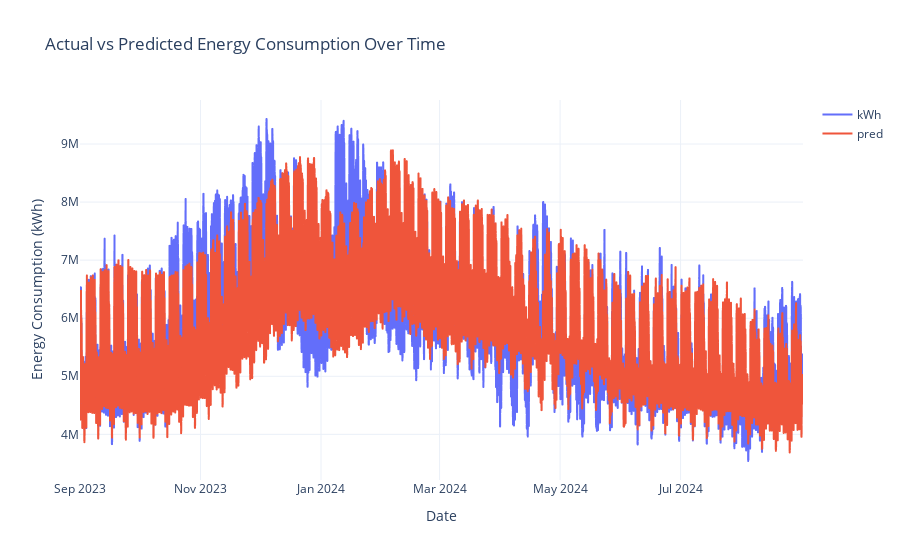

Write notebook code for a chart like this one.
### Code cell
# Create the figure with step lines for both actual and predicted values
fig = px.line(
    pd.concat(y_preds).reset_index(),
    x="datetime",
    y=["kWh", "pred"],
    labels={
        "datetime": "Date",
        "value": "Energy Consumption (kWh)",
        "variable": "Series",
    },
    title="Actual vs Predicted Energy Consumption Over Time",
    line_shape="hv",  # Set line shape to horizontal-vertical for step chart
)

# Customize the layout
fig.update_layout(
    template="plotly_white",
    legend=dict(title=""),
    xaxis_title="Date",
    yaxis_title="Energy Consumption (kWh)",
)

# Show the figure
fig.show()

### Figure 1 — Plotly figure (JSON) as saved in the notebook; plotly's stock layout.template omitted (floating-point values rounded to 4 significant figures; data arrays with more than 128 entries replaced by an {"elided": "..."} marker saying what was removed)
{"data": [{"hovertemplate": "Series=kWh<br>Date=%{x}<br>Energy Consumption (kWh)=%{y}<extra></extra>", "legendgroup": "kWh", "line": {"color": "#636efa", "dash": "solid", "shape": "hv"}, "marker": {"symbol": "circle"}, "mode": "lines", "name": "kWh", "showlegend": true, "type": "scattergl", "x": {"elided": "8784 str values"}, "xaxis": "x", "y": {"elided": "8784 float values"}, "yaxis": "y"}, {"hovertemplate": "Series=pred<br>Date=%{x}<br>Energy Consumption (kWh)=%{y}<extra></extra>", "legendgroup": "pred", "line": {"color": "#EF553B", "dash": "solid", "shape": "hv"}, "marker": {"symbol": "circle"}, "mode": "lines", "name": "pred", "showlegend": true, "type": "scattergl", "x": {"elided": "8784 str values"}, "xaxis": "x", "y": {"elided": "8784 float values"}, "yaxis": "y"}], "layout": {"legend": {"title": {"text": ""}, "tracegroupgap": 0}, "title": {"text": "Actual vs Predicted Energy Consumption Over Time"}, "xaxis": {"anchor": "y", "domain": [0, 1], "title": {"text": "Date"}}, "yaxis": {"anchor": "x", "domain": [0, 1], "title": {"text": "Energy Consumption (kWh)"}}}}
